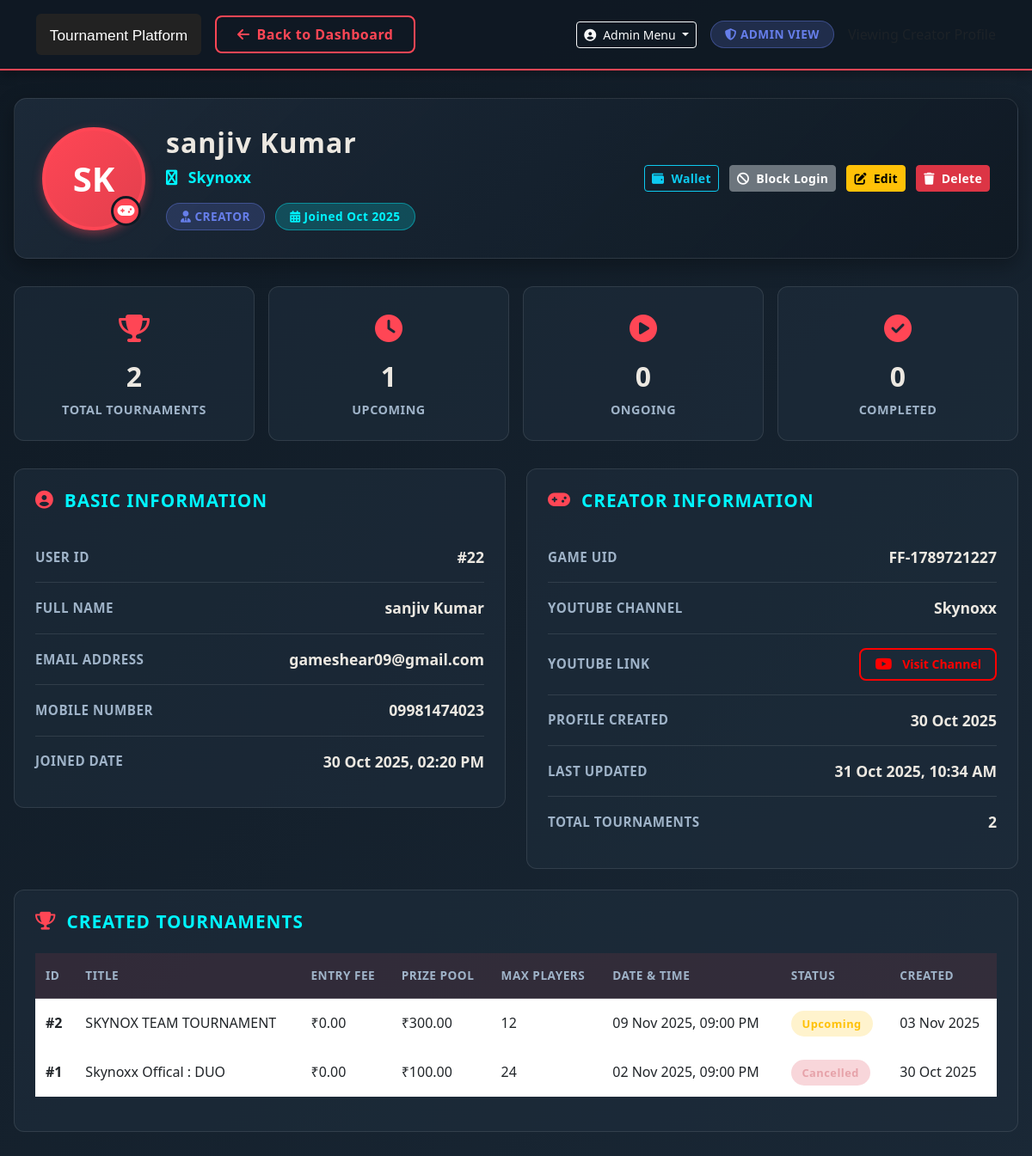
The app's page /admin/admin/view_creator_profile.php?user_id=22 (signed in) with its own data.
### tables this page shows
CREATE TABLE `users` (
  `id` int(11) NOT NULL,
  `name` varchar(100) NOT NULL,
  `email` varchar(100) NOT NULL,
  `phone` varchar(15) DEFAULT NULL,
  `role` enum('player','creator','admin') DEFAULT 'player',
  `password` varchar(255) NOT NULL,
  `joined_at` timestamp NOT NULL DEFAULT current_timestamp(),
  `wallet_balance` decimal(10,2) DEFAULT 0.00,
  `profile_verified` tinyint(1) DEFAULT 0,
  `is_active` tinyint(1) DEFAULT 1,
  `fcm_token` varchar(255) DEFAULT NULL,
  `fcm_token_updated_at` datetime DEFAULT NULL
);

CREATE TABLE `creators` (
  `id` int(11) NOT NULL,
  `user_id` int(11) NOT NULL,
  `name` varchar(100) NOT NULL,
  `mobile_no` varchar(15) NOT NULL,
  `email` varchar(100) NOT NULL,
  `game_uid` varchar(50) DEFAULT NULL,
  `yt_channel_name` varchar(255) DEFAULT NULL,
  `yt_channel_link` varchar(500) DEFAULT NULL,
  `profile_pic` varchar(255) DEFAULT NULL,
  `game_profile_pic` varchar(255) DEFAULT NULL,
  `created_at` timestamp NOT NULL DEFAULT current_timestamp(),
  `updated_at` timestamp NOT NULL DEFAULT current_timestamp() ON UPDATE current_timestamp()
);

CREATE TABLE `tournaments` (
  `id` int(11) NOT NULL,
  `title` varchar(150) NOT NULL,
  `description` text DEFAULT NULL,
  `entry_fee` decimal(10,2) DEFAULT 0.00,
  `prize_pool` decimal(10,2) DEFAULT 0.00,
  `max_players` int(11) DEFAULT 100,
  `match_type` enum('solo','duo','squad','clash squad') DEFAULT 'squad',
  `map_name` varchar(100) DEFAULT 'Bermuda',
  `date` date NOT NULL,
  `time` time NOT NULL,
  `room_id` varchar(50) DEFAULT NULL,
  `room_password` varchar(50) DEFAULT NULL,
  `created_by` int(11) DEFAULT NULL,
  `status` enum('upcoming','ongoing','completed','cancelled') DEFAULT 'upcoming',
  `created_at` timestamp NOT NULL DEFAULT current_timestamp(),
  `banner` varchar(255) DEFAULT NULL,
  `number_of_matches` tinyint(4) DEFAULT 1 COMMENT '1-3 matches per tournament',
  `current_match_number` tinyint(4) DEFAULT 1 COMMENT 'Track which match is currently being played/updated',
  `points_distribution` text DEFAULT NULL COMMENT 'JSON: placement points config e.g. {1:12, 2:10, ...}',
  `kill_points` decimal(4,2) DEFAULT 1.00 COMMENT 'Points per kill (default 1)',
  `max_participants` int(11) DEFAULT NULL COMMENT 'Maximum number of players allowed',
  `current_participants` int(11) DEFAULT 0 COMMENT 'Current number of registered players',
  `auto_start` tinyint(1) DEFAULT 0 COMMENT 'Auto start when capacity reached',
  `reminder_sent` tinyint(1) DEFAULT 0 COMMENT 'Whether 1-hour reminder was sent'
);

### admin/admin/view_creator_profile.php (the view, shortened to what the rows shown need)
<?php
require_once '../src/db.php';
$creator_user_id = isset($_GET['creator_id']) ? (int)$_GET['creator_id'] : (int)$_GET['user_id'];
$stmt = $conn->prepare("SELECT id, name, email, phone, joined_at, is_active FROM users WHERE id = ? AND role = 'creator' LIMIT 1");
$stmt->bind_param('i', $creator_user_id);
$stmt->execute();
$result = $stmt->get_result();
$user = $result->fetch_assoc();
$profile_stmt = $conn->prepare("SELECT name, mobile_no, email, game_uid, yt_channel_name, yt_channel_link, profile_pic, game_profile_pic, created_at, updated_at FROM creators WHERE user_id = ? LIMIT 1");
$profile_stmt->bind_param('i', $creator_user_id);
$profile_stmt->execute();
$profile_result = $profile_stmt->get_result();
$profile = $profile_result->fetch_assoc();
$tournaments_stmt = $conn->prepare("
    SELECT
        id,
        title,
        entry_fee,
        prize_pool,
        max_players,
        date,
        time,
        status,
        created_at
    FROM tournaments
    WHERE created_by = ?
    ORDER BY created_at DESC
    LIMIT 20
");
$tournaments_stmt->bind_param('i', $creator_user_id);
$tournaments_stmt->execute();
$tournaments = $tournaments_stmt->get_result();
$name_parts = explode(' ', $user['name'] ?? 'Creator');
$initials = strtoupper(substr($name_parts[0], 0, 1) . (isset($name_parts[1]) ? substr($name_parts[1], 0, 1) : ''));
?>
<!DOCTYPE html>
<html lang="en">
<head>
    <link href="https://cdn.jsdelivr.net/npm/bootstrap@5.3.0-alpha1/dist/css/bootstrap.min.css" rel="stylesheet">
    <link rel="stylesheet" href="https://cdnjs.cloudflare.com/ajax/libs/font-awesome/6.4.0/css/all.min.css">
</head>
<body>
    <div class="profile-container">
        <div class="profile-header">
            <div class="row align-items-center">
                <div class="col-md-auto mb-3 mb-md-0 text-center text-md-start">
                    <div class="avatar-display">
                        <?php if (!empty($profile['profile_pic']) && file_exists('../' . $profile['profile_pic'])): ?>
                            <img src="../<?php echo htmlspecialchars($profile['profile_pic']); ?>"
                                 alt="Creator Avatar"
                                 class="creator-avatar-large">
                        <?php else: ?>
                            <div class="avatar-placeholder"><?php echo $initials; ?></div>
                        <?php endif; ?>
                        <div class="verified-badge">
                            <i class="fas fa-gamepad"></i>
                        </div>
                    </div>
                </div>
                <div class="col-md">
                    <h1 class="creator-name"><?php echo htmlspecialchars($profile['name'] ?? $user['name']); ?></h1>
                    <p class="creator-subtitle">
                        <i class="fas fa-youtube me-2"></i>
                        <?php echo htmlspecialchars($profile['yt_channel_name'] ?? 'No YouTube channel set'); ?>
                    </p>
                    <div class="mt-3">
                        <span class="badge badge-status badge-creator me-2">
                            <i class="fas fa-user-tie me-1"></i>CREATOR
                        </span>
                        <span class="badge badge-status" style="background: rgba(0, 245, 255, 0.2); color: var(--accent-gaming); border: 1px solid rgba(0, 245, 255, 0.4);">
                            <i class="fas fa-calendar-alt me-1"></i>Joined <?php echo date('M Y', strtotime($user['joined_at'])); ?>
                        </span>
                    </div>
                </div>
            </div>
        </div>
        <div class="row">
            <div class="col-lg-6">
                <div class="info-card">
                    <div class="info-row">
                        <span class="info-label">User ID</span>
                        <span class="info-value">#<?php echo $user['id']; ?></span>
                    </div>
                    <div class="info-row">
                        <span class="info-label">Full Name</span>
                        <span class="info-value"><?php echo htmlspecialchars($profile['name'] ?? $user['name']); ?></span>
                    </div>
                    <div class="info-row">
                        <span class="info-label">Email Address</span>
                        <span class="info-value"><?php echo htmlspecialchars($profile['email'] ?? $user['email']); ?></span>
                    </div>
                    <div class="info-row">
                        <span class="info-label">Mobile Number</span>
                        <span class="info-value"><?php echo htmlspecialchars($profile['mobile_no'] ?? 'Not provided'); ?></span>
                    </div>
                    <div class="info-row">
                        <span class="info-label">Joined Date</span>
                        <span class="info-value"><?php echo date('d M Y, h:i A', strtotime($user['joined_at'])); ?></span>
                    </div>
                </div>
            </div>
            <div class="col-lg-6">
                <div class="info-card">
                    <div class="info-row">
                        <span class="info-label">Game UID</span>
                        <span class="info-value"><?php echo htmlspecialchars($profile['game_uid'] ?? 'Not set'); ?></span>
                    </div>
                    <div class="info-row">
                        <span class="info-label">YouTube Channel</span>
                        <span class="info-value"><?php echo htmlspecialchars($profile['yt_channel_name'] ?? 'Not set'); ?></span>
                    </div>
                    <div class="info-row">
                        <span class="info-label">Profile Created</span>
                        <span class="info-value"><?php echo $profile ? date('d M Y', strtotime($profile['created_at'])) : 'Not created'; ?></span>
                    </div>
                    <div class="info-row">
                        <span class="info-label">Last Updated</span>
                        <span class="info-value"><?php echo $profile ? date('d M Y, h:i A', strtotime($profile['updated_at'])) : 'Never'; ?></span>
                    </div>
                </div>
            </div>
        </div>
        <div class="info-card">
            <?php if ($tournaments->num_rows > 0): ?>
                <div class="table-responsive">
                    <table class="table table-dark-custom table-hover">
                        <thead>
                            <tr>
                                <th>ID</th>
                                <th>Title</th>
                                <th>Entry Fee</th>
                                <th>Prize Pool</th>
                                <th>Max Players</th>
                                <th>Date & Time</th>
                                <th>Status</th>
                                <th>Created</th>
                            </tr>
                        </thead>
                        <tbody>
                            <?php while ($tournament = $tournaments->fetch_assoc()): ?>
                                <tr>
                                    <td><strong>#<?php echo $tournament['id']; ?></strong></td>
                                    <td><?php echo htmlspecialchars($tournament['title']); ?></td>
                                    <td>₹<?php echo number_format($tournament['entry_fee'], 2); ?></td>
                                    <td>₹<?php echo number_format($tournament['prize_pool'], 2); ?></td>
                                    <td><?php echo $tournament['max_players']; ?></td>
                                    <td><?php echo date('d M Y, h:i A', strtotime($tournament['date'] . ' ' . $tournament['time'])); ?></td>
                                    <td>
                                        <?php
                                        $status = strtolower($tournament['status']);
                                        $badge_class = 'status-upcoming';
                                        if ($status === 'ongoing') $badge_class = 'status-ongoing';
                                        elseif ($status === 'completed') $badge_class = 'status-completed';
                                        elseif ($status === 'cancelled') $badge_class = 'status-cancelled';
                                        ?>
                                        <span class="status-badge <?php echo $badge_class; ?>">
                                            <?php echo ucfirst($tournament['status']); ?>
                                        </span>
                                    </td>
                                    <td><?php echo date('d M Y', strtotime($tournament['created_at'])); ?></td>
                                </tr>
                            <?php endwhile; ?>
                        </tbody>
                    </table>
                </div>
            <?php endif; ?>
        </div>
    </div>
</body>
</html>

### records on screen
users: name "SK", joined_at "Oct 2025", id "22", joined_at "30 Oct 2025, 02:20 PM"
creators: name "sanjiv Kumar", yt_channel_name "Skynoxx", email "gameshear09@gmail.com", mobile_no "09981474023", game_uid "FF-1789721227", created_at "30 Oct 2025", updated_at "31 Oct 2025, 10:34 AM"
tournaments: id "2", title "SKYNOX TEAM TOURNAMENT", entry_fee "0.00", prize_pool "300.00", max_players "12", date+time "09 Nov 2025, 09:00 PM", status "Upcoming", created_at "03 Nov 2025"
tournaments: id "1", title "Skynoxx Offical : DUO", entry_fee "0.00", prize_pool "100.00", max_players "24", date+time "02 Nov 2025, 09:00 PM", status "Cancelled", created_at "30 Oct 2025"

### other values on screen
$total_tournaments "2"
$stats['upcoming'] "1"
$stats['ongoing'] "0"
$stats['completed'] "0"
